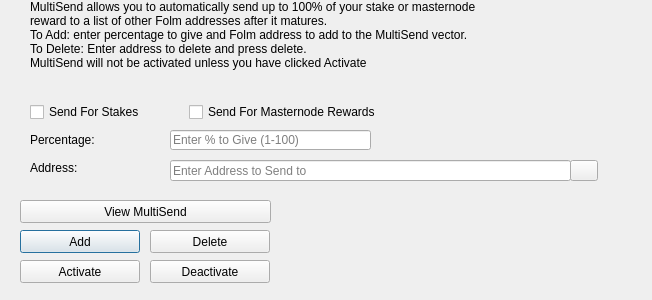
<?xml version="1.0" encoding="UTF-8"?>
<ui version="4.0">
 <class>MultiSendDialog</class>
 <widget class="QDialog" name="MultiSendDialog">
  <property name="windowModality">
   <enum>Qt::NonModal</enum>
  </property>
  <property name="geometry">
   <rect>
    <x>0</x>
    <y>0</y>
    <width>652</width>
    <height>300</height>
   </rect>
  </property>
  <property name="windowTitle">
   <string>MultiSend</string>
  </property>
  <widget class="QLineEdit" name="multiSendPercentEdit">
   <property name="geometry">
    <rect>
     <x>170</x>
     <y>130</y>
     <width>201</width>
     <height>20</height>
    </rect>
   </property>
   <property name="toolTip">
    <string>Enter whole numbers 1 - 100</string>
   </property>
   <property name="placeholderText">
    <string>Enter % to Give (1-100)</string>
   </property>
  </widget>
  <widget class="QLineEdit" name="multiSendAddressEdit">
   <property name="geometry">
    <rect>
     <x>170</x>
     <y>160</y>
     <width>401</width>
     <height>21</height>
    </rect>
   </property>
   <property name="toolTip">
    <string/>
   </property>
   <property name="placeholderText">
    <string>Enter Address to Send to</string>
   </property>
  </widget>
  <widget class="QLabel" name="label_2">
   <property name="geometry">
    <rect>
     <x>30</x>
     <y>0</y>
     <width>451</width>
     <height>121</height>
    </rect>
   </property>
   <property name="lineWidth">
    <number>1</number>
   </property>
   <property name="text">
    <string>MultiSend allows you to automatically send up to 100% of your stake or masternode reward to a list of other Folm addresses after it matures.
To Add: enter percentage to give and Folm address to add to the MultiSend vector.
To Delete: Enter address to delete and press delete.
MultiSend will not be activated unless you have clicked Activate</string>
   </property>
   <property name="alignment">
    <set>Qt::AlignLeading|Qt::AlignLeft|Qt::AlignTop</set>
   </property>
   <property name="wordWrap">
    <bool>true</bool>
   </property>
  </widget>
  <widget class="QLabel" name="message">
   <property name="geometry">
    <rect>
     <x>290</x>
     <y>200</y>
     <width>351</width>
     <height>91</height>
    </rect>
   </property>
   <property name="text">
    <string/>
   </property>
  </widget>
  <widget class="QPushButton" name="addButton">
   <property name="geometry">
    <rect>
     <x>20</x>
     <y>230</y>
     <width>120</width>
     <height>23</height>
    </rect>
   </property>
   <property name="toolTip">
    <string/>
   </property>
   <property name="statusTip">
    <string>Add to MultiSend Vector</string>
   </property>
   <property name="text">
    <string>Add</string>
   </property>
  </widget>
  <widget class="QPushButton" name="disableButton">
   <property name="geometry">
    <rect>
     <x>150</x>
     <y>260</y>
     <width>120</width>
     <height>23</height>
    </rect>
   </property>
   <property name="statusTip">
    <string>Deactivate MultiSend</string>
   </property>
   <property name="text">
    <string>Deactivate</string>
   </property>
  </widget>
  <widget class="QPushButton" name="addressBookButton">
   <property name="geometry">
    <rect>
     <x>570</x>
     <y>160</y>
     <width>28</width>
     <height>21</height>
    </rect>
   </property>
   <property name="toolTip">
    <string>Choose an address from the address book</string>
   </property>
   <property name="text">
    <string/>
   </property>
   <property name="icon">
    <iconset resource="../folm.qrc">
     <normaloff>:/icons/address-book</normaloff>:/icons/address-book</iconset>
   </property>
   <property name="shortcut">
    <string>Alt+A</string>
   </property>
   <property name="autoDefault">
    <bool>false</bool>
   </property>
  </widget>
  <widget class="QLabel" name="label">
   <property name="geometry">
    <rect>
     <x>30</x>
     <y>130</y>
     <width>121</width>
     <height>20</height>
    </rect>
   </property>
   <property name="toolTip">
    <string>Percentage of stake to send</string>
   </property>
   <property name="text">
    <string>Percentage:</string>
   </property>
  </widget>
  <widget class="QLabel" name="label_5">
   <property name="geometry">
    <rect>
     <x>30</x>
     <y>160</y>
     <width>111</width>
     <height>16</height>
    </rect>
   </property>
   <property name="toolTip">
    <string>Address to send portion of stake to</string>
   </property>
   <property name="text">
    <string>Address:</string>
   </property>
  </widget>
  <widget class="QPushButton" name="deleteButton">
   <property name="geometry">
    <rect>
     <x>150</x>
     <y>230</y>
     <width>120</width>
     <height>23</height>
    </rect>
   </property>
   <property name="toolTip">
    <string/>
   </property>
   <property name="statusTip">
    <string>Delete Address From MultiSend Vector</string>
   </property>
   <property name="text">
    <string>Delete</string>
   </property>
  </widget>
  <widget class="QPushButton" name="activateButton">
   <property name="geometry">
    <rect>
     <x>20</x>
     <y>260</y>
     <width>120</width>
     <height>23</height>
    </rect>
   </property>
   <property name="statusTip">
    <string>Activate MultiSend</string>
   </property>
   <property name="text">
    <string>Activate</string>
   </property>
  </widget>
  <widget class="QPushButton" name="viewButton">
   <property name="geometry">
    <rect>
     <x>20</x>
     <y>200</y>
     <width>251</width>
     <height>23</height>
    </rect>
   </property>
   <property name="toolTip">
    <string/>
   </property>
   <property name="statusTip">
    <string>View MultiSend Vector</string>
   </property>
   <property name="text">
    <string>View MultiSend</string>
   </property>
  </widget>
  <widget class="QWidget" name="horizontalLayoutWidget">
   <property name="geometry">
    <rect>
     <x>30</x>
     <y>100</y>
     <width>351</width>
     <height>24</height>
    </rect>
   </property>
   <layout class="QHBoxLayout" name="horizontalLayout">
    <item>
     <widget class="QCheckBox" name="multiSendStakeCheckBox">
      <property name="text">
       <string>Send For Stakes</string>
      </property>
     </widget>
    </item>
    <item>
     <widget class="QCheckBox" name="multiSendMasternodeCheckBox">
      <property name="text">
       <string>Send For Masternode Rewards</string>
      </property>
     </widget>
    </item>
   </layout>
  </widget>
 </widget>
 <resources>
  <include location="../folm.qrc"/>
 </resources>
 <connections/>
</ui>
